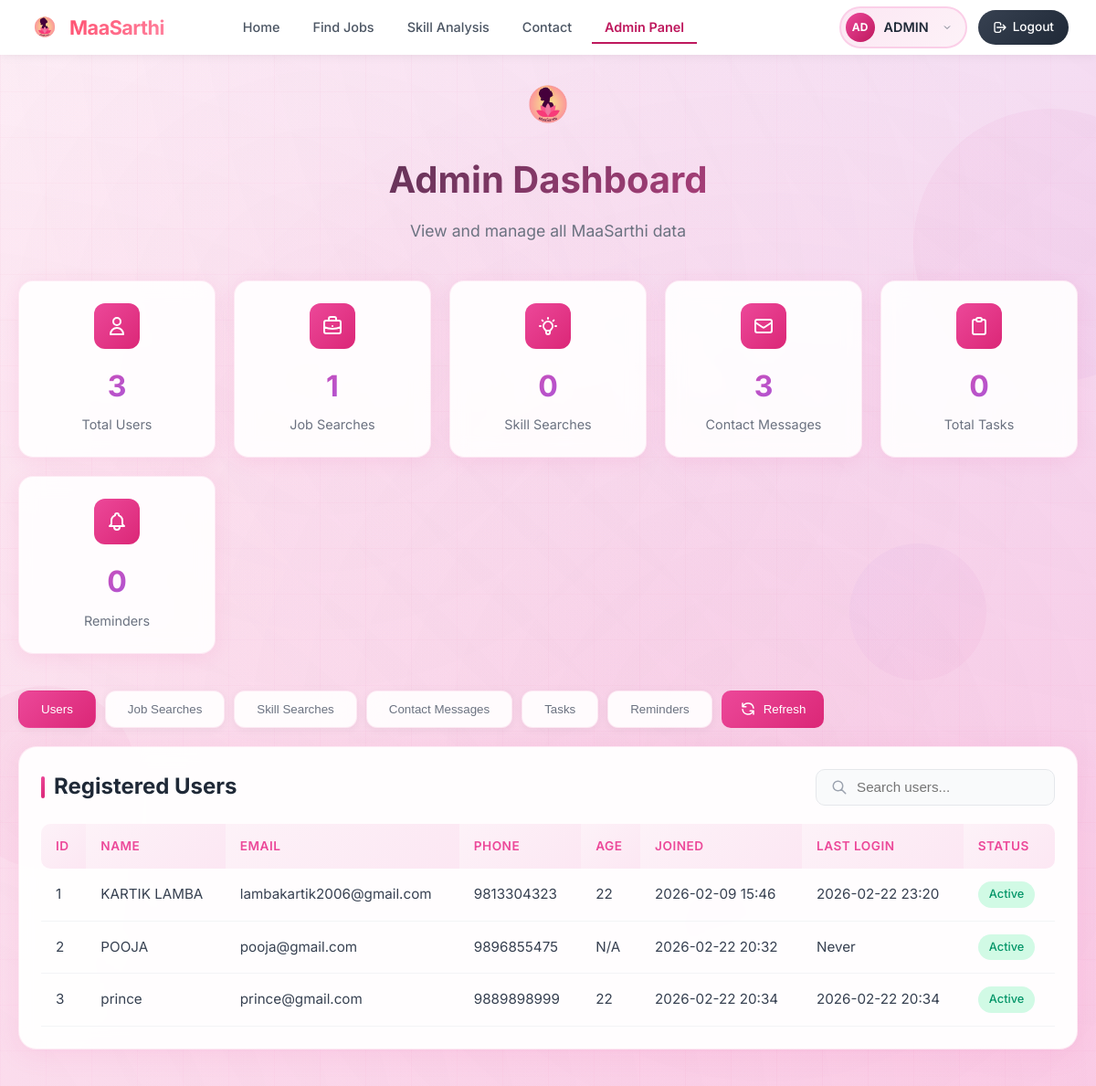
Page /admin (signed in) on the earlier database version.
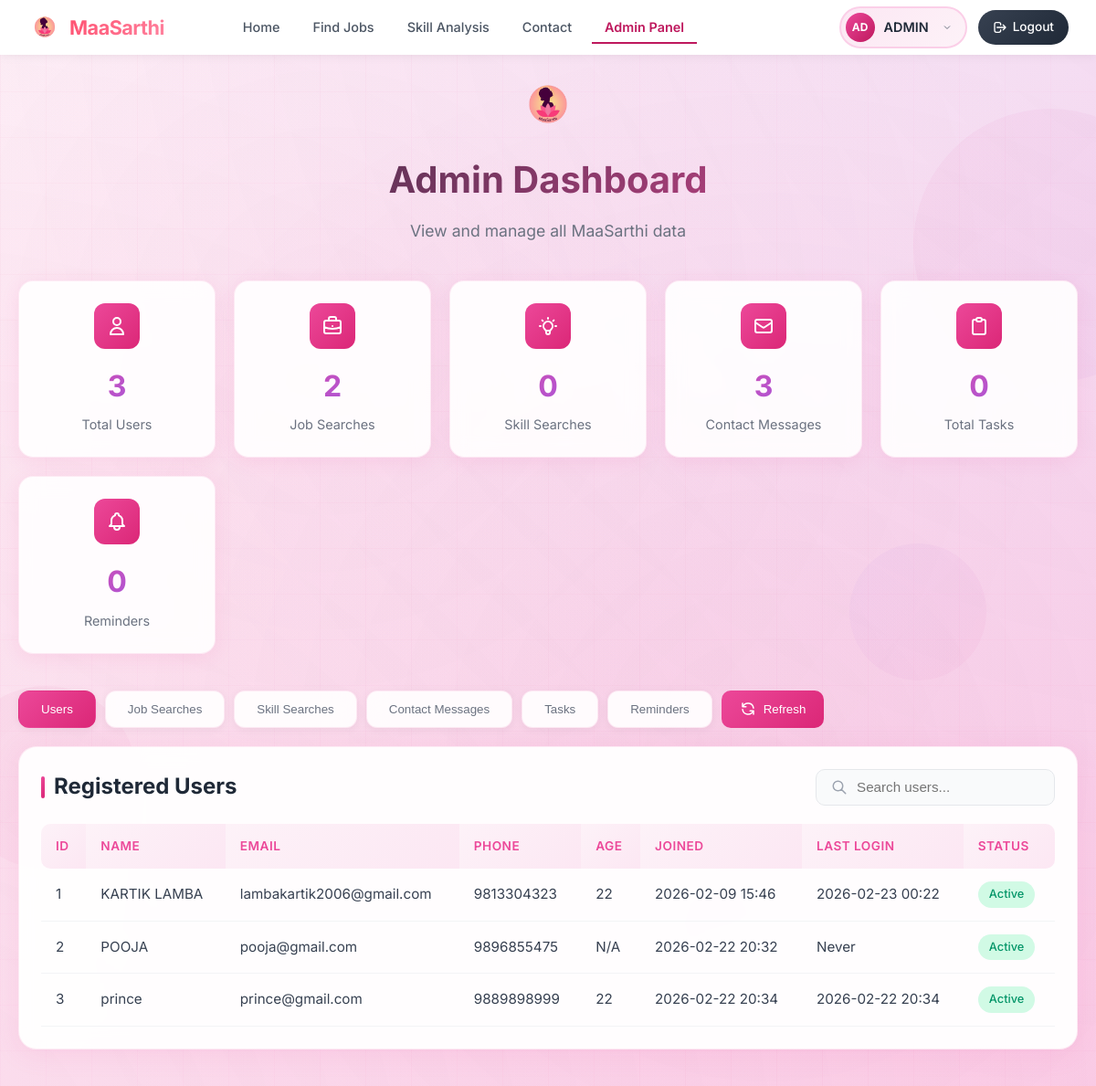
Same page on the later database version.
### app.py (models this page shows, shortened)
class User(db.Model):
    __tablename__ = 'users'
    id = db.Column(db.Integer, primary_key=True, autoincrement=True)
    name = db.Column(db.String(100), nullable=False)
    email = db.Column(db.String(254), unique=True, nullable=False, index=True)
    phone = db.Column(db.String(15), nullable=False)
    password_hash = db.Column(db.String(64), nullable=False)
    salt = db.Column(db.String(64), nullable=False)
    created_at = db.Column(db.DateTime, default=datetime.now)
    last_login = db.Column(db.DateTime, nullable=True)
    is_active = db.Column(db.Boolean, default=True)
    is_verified = db.Column(db.Boolean, default=False)
    tasks = db.relationship('Task', backref='user', lazy=True, cascade='all, delete-orphan')
    reminders = db.relationship('Reminder', backref='user', lazy=True, cascade='all, delete-orphan')

class UserProfile(db.Model):
    __tablename__ = 'user_profiles'
    id = db.Column(db.Integer, primary_key=True, autoincrement=True)
    user_id = db.Column(db.Integer, db.ForeignKey('users.id'), nullable=False, unique=True)
    age = db.Column(db.Integer, nullable=True)
    education = db.Column(db.String(100), nullable=True)
    location = db.Column(db.String(200), nullable=True)
    city_type = db.Column(db.String(50), nullable=True)  # Urban, Semi-Urban, Rural
    preferred_domain = db.Column(db.String(100), nullable=True)
    primary_skill = db.Column(db.String(100), nullable=True)
    work_mode_preference = db.Column(db.String(100), nullable=True)
    available_hours = db.Column(db.Integer, nullable=True)
    number_of_kids = db.Column(db.Integer, nullable=True)
    language_preference = db.Column(db.String(50), nullable=True)
    device_type = db.Column(db.String(50), nullable=True)
    bio = db.Column(db.Text, nullable=True)
    profile_completed = db.Column(db.Boolean, default=False)
    updated_at = db.Column(db.DateTime, default=datetime.now, onupdate=datetime.now)

### app.py (the view)
@app.route('/admin')
def admin_dashboard():
    if not session.get('is_admin'):
        flash('Please login as admin to access the dashboard.', 'error')
        return redirect(url_for('admin_login'))
    users = User.query.all()
    user_profiles = UserProfile.query.all()
    job_searches = JobSearchHistory.query.order_by(JobSearchHistory.created_at.desc()).all()
    skill_searches = SkillSearchHistory.query.order_by(SkillSearchHistory.created_at.desc()).all()
    contact_messages = ContactMessage.query.order_by(ContactMessage.created_at.desc()).all()
    tasks = Task.query.order_by(Task.created_at.desc()).all()
    reminders = Reminder.query.order_by(Reminder.created_at.desc()).all()
    profiles_dict = {p.user_id: p for p in user_profiles}
    stats = {
        'users': len(users),
        'job_searches': len(job_searches),
        'skill_searches': len(skill_searches),
        'messages': len(contact_messages),
        'tasks': len(tasks),
        'reminders': len(reminders)
    }
    return render_template('admin.html',
        users=users,
        profiles_dict=profiles_dict,
        job_searches=job_searches,
        skill_searches=skill_searches,
        contact_messages=contact_messages,
        tasks=tasks,
        reminders=reminders,
        stats=stats
    )

### app.py (called while the page is built)
@app.after_request
def add_security_headers(response):
    response.headers['X-Frame-Options'] = 'SAMEORIGIN'
    response.headers['X-Content-Type-Options'] = 'nosniff'
    response.headers['X-XSS-Protection'] = '1; mode=block'
    response.headers['Referrer-Policy'] = 'strict-origin-when-cross-origin'
    if request.endpoint in ['login', 'signup', 'dashboard']:
        response.headers['Cache-Control'] = 'no-store, no-cache, must-revalidate, max-age=0'
        response.headers['Pragma'] = 'no-cache'
        response.headers['Expires'] = '0'
    return response

@app.before_request
def check_session_validity():
    public_routes = ['login', 'signup', 'index', 'home', 'static', 'contact', 'set_language']
    if request.endpoint in public_routes:
        return
    if 'login_time' in session:
        login_time = datetime.fromisoformat(session['login_time'])
        if datetime.now() - login_time > timedelta(hours=24):
            session.clear()
            return redirect('/login?error=Session+expired.+Please+login+again.')

### templates/admin.html (shortened to what this page needs)
<!DOCTYPE html>
<html lang="en">
<head>
    <link rel="stylesheet" href="{{ url_for('static', filename='css/base.css') }}">
    <link rel="stylesheet" href="{{ url_for('static', filename='css/navbar.css') }}">
    <link rel="stylesheet" href="{{ url_for('static', filename='css/animations.css') }}">
</head>
<body>
    <div class="bg-texture"></div>
    <div class="floating-shapes">
        <div class="shape shape-1"></div>
        <div class="shape shape-3"></div>
    </div>
    <nav class="admin-navbar">
        <a href="{{ url_for('home') }}" class="logo">
            <img src="{{ url_for('static', filename='images/logo.png') }}" alt="MaaSarthi">
            <span class="logo-text">MaaSarthi</span>
        </a>
        <div class="nav-menu">
            <a href="{{ url_for('home') }}">Home</a>
            <a href="{{ url_for('jobs') }}">Find Jobs</a>
            <a href="{{ url_for('skills') }}">Skill Analysis</a>
            <a href="{{ url_for('contact') }}">Contact</a>
            <a href="{{ url_for('admin_dashboard') }}" class="active">Admin Panel</a>
        </div>
        <div class="nav-actions">
            <div class="admin-profile">
                <span class="admin-avatar">AD</span>
                <span class="admin-name">ADMIN</span>
                <svg class="dropdown-arrow" width="12" height="12" viewBox="0 0 24 24" fill="none" stroke="currentColor" stroke-width="2">
                    <polyline points="6 9 12 15 18 9"></polyline>
                </svg>
            </div>
            <a href="{{ url_for('admin_logout') }}" class="logout-btn">
                <svg xmlns="http://www.w3.org/2000/svg" fill="none" viewBox="0 0 24 24" stroke="currentColor" stroke-width="2" width="16" height="16">
                    <path stroke-linecap="round" stroke-linejoin="round" d="M17 16l4-4m0 0l-4-4m4 4H7m6 4v1a3 3 0 01-3 3H6a3 3 0 01-3-3V7a3 3 0 013-3h4a3 3 0 013 3v1" />
                </svg>
                Logout
            </a>
        </div>
    </nav>
    <div class="admin-container">
        <div class="admin-header">
            <div class="header-logo">
                <img src="{{ url_for('static', filename='images/logo.png') }}" alt="MaaSarthi Logo">
            </div>
            <h1>Admin Dashboard</h1>
            <p>View and manage all MaaSarthi data</p>
        </div>
        <div class="stats-grid">
            <div class="stat-card">
                <div class="stat-icon">
                    <svg xmlns="http://www.w3.org/2000/svg" fill="none" viewBox="0 0 24 24" stroke="white" stroke-width="2">
                        <path stroke-linecap="round" stroke-linejoin="round" d="M16 7a4 4 0 11-8 0 4 4 0 018 0zM12 14a7 7 0 00-7 7h14a7 7 0 00-7-7z" />
                    </svg>
                </div>
                <div class="stat-number">{{ stats.users }}</div>
                <div class="stat-label">Total Users</div>
            </div>
            <div class="stat-card">
                <div class="stat-icon">
                </div>
                <div class="stat-number">{{ stats.job_searches }}</div>
                <div class="stat-label">Job Searches</div>
            </div>
            <div class="stat-card">
                <div class="stat-icon">
                </div>
                <div class="stat-number">{{ stats.skill_searches }}</div>
                <div class="stat-label">Skill Searches</div>
            </div>
            <div class="stat-card">
                <div class="stat-icon">
                    <svg xmlns="http://www.w3.org/2000/svg" fill="none" viewBox="0 0 24 24" stroke="white" stroke-width="2">
                        <path stroke-linecap="round" stroke-linejoin="round" d="M3 8l7.89 5.26a2 2 0 002.22 0L21 8M5 19h14a2 2 0 002-2V7a2 2 0 00-2-2H5a2 2 0 00-2 2v10a2 2 0 002 2z" />
                    </svg>
                </div>
                <div class="stat-number">{{ stats.messages }}</div>
                <div class="stat-label">Contact Messages</div>
            </div>
            <div class="stat-card">
                <div class="stat-icon">
                    <svg xmlns="http://www.w3.org/2000/svg" fill="none" viewBox="0 0 24 24" stroke="white" stroke-width="2">
                        <path stroke-linecap="round" stroke-linejoin="round" d="M9 5H7a2 2 0 00-2 2v12a2 2 0 002 2h10a2 2 0 002-2V7a2 2 0 00-2-2h-2M9 5a2 2 0 002 2h2a2 2 0 002-2M9 5a2 2 0 012-2h2a2 2 0 012 2" />
                    </svg>
                </div>
                <div class="stat-number">{{ stats.tasks }}</div>
                <div class="stat-label">Total Tasks</div>
            </div>
            <div class="stat-card">
                <div class="stat-icon">
                </div>
                <div class="stat-number">{{ stats.reminders }}</div>
                <div class="stat-label">Reminders</div>
            </div>
        </div>
        <div class="tabs">
            <button class="tab-btn active" onclick="showTable('users')">Users</button>
            <button class="tab-btn" onclick="showTable('job-searches')">Job Searches</button>
            <button class="tab-btn" onclick="showTable('skill-searches')">Skill Searches</button>
            <button class="tab-btn" onclick="showTable('contacts')">Contact Messages</button>
            <button class="tab-btn" onclick="showTable('tasks')">Tasks</button>
            <button class="tab-btn" onclick="showTable('reminders')">Reminders</button>
            <button class="refresh-btn" onclick="location.reload()">
                <svg xmlns="http://www.w3.org/2000/svg" fill="none" viewBox="0 0 24 24" stroke="currentColor" stroke-width="2">
                    <path stroke-linecap="round" stroke-linejoin="round" d="M4 4v5h.582m15.356 2A8.001 8.001 0 004.582 9m0 0H9m11 11v-5h-.581m0 0a8.003 8.003 0 01-15.357-2m15.357 2H15" />
                </svg>
                Refresh
            </button>
        </div>
        <div id="users" class="table-container active">
            <div class="table-header">
                <h2>Registered Users</h2>
                <div class="search-box">
                    <svg xmlns="http://www.w3.org/2000/svg" fill="none" viewBox="0 0 24 24" stroke="currentColor" stroke-width="2">
                        <path stroke-linecap="round" stroke-linejoin="round" d="M21 21l-6-6m2-5a7 7 0 11-14 0 7 7 0 0114 0z" />
                    </svg>
                    <input type="text" placeholder="Search users..." onkeyup="filterTable(this, 'users-table')">
                </div>
            </div>
            {% if users %}
            <table id="users-table">
                <thead>
                    <tr>
                        <th>ID</th>
                        <th>Name</th>
                        <th>Email</th>
                        <th>Phone</th>
                        <th>Age</th>
                        <th>Joined</th>
                        <th>Last Login</th>
                        <th>Status</th>
                    </tr>
                </thead>
                <tbody>
                    {% for user in users %}
                    <tr>
                        <td>{{ user.id }}</td>
                        <td>{{ user.name }}</td>
                        <td>{{ user.email }}</td>
                        <td>{{ user.phone or 'N/A' }}</td>
                        <td>{{ profiles_dict[user.id].age if profiles_dict.get(user.id) else 'N/A' }}</td>
                        <td>{{ user.created_at.strftime('%Y-%m-%d %H:%M') if user.created_at else 'N/A' }}</td>
                        <td>{{ user.last_login.strftime('%Y-%m-%d %H:%M') if user.last_login else 'Never' }}</td>
                        <td>
                            {% if user.is_active %}
                            <span class="badge badge-success">Active</span>
                            {% else %}
                            <span class="badge badge-warning">Inactive</span>
                            {% endif %}
                        </td>
                    </tr>
                    {% endfor %}
                </tbody>
            </table>
            {% endif %}
        </div>
    </div>
</body>
</html>

### static/css/base.css (style rules this page uses)
* { margin: 0; padding: 0; box-sizing: border-box; }
:root { --primary-pink: #ff4d6d; --primary-pink-dark: #e63956; --primary-pink-light: #ff7a93; --secondary-pink: #ff85a1; --accent-pink: #ffb3c1; --soft-pink: #ffc2d1; --pale-pink: #ffe5ec; --bg-dark: #1a0a0e; --bg-card: #2d1417; --bg-light: #fff5f7; --bg-white: #ffffff; --text-primary: #1a0a0e; --text-secondary: #5a3f47; --text-light: #8a6d75; --text-white: #ffffff; --border-color: #ffd4dc; --shadow-sm: 0 2px 8px rgba(255, 77, 109, 0.1); --shadow-md: 0 4px 15px rgba(255, 77, 109, 0.15); --shadow-lg: 0 10px 30px rgba(255, 77, 109, 0.2); --shadow-xl: 0 20px 50px rgba(255, 77, 109, 0.25); --gradient-primary: linear-gradient(135deg, #ff4d6d 0%, #ff85a1 100%); --gradient-soft: linear-gradient(135deg, #ff85a1 0%, #ffb3c1 100%); --gradient-overlay: linear-gradient(135deg, rgba(255, 77, 109, 0.1) 0%, rgba(255, 181, 193, 0.1) 100%); --container-width: 1200px; --section-padding: 5rem; }
body { font-family: -apple-system, BlinkMacSystemFont, 'Segoe UI', Roboto, Oxygen, Ubuntu, Cantarell, 'Helvetica Neue', sans-serif; line-height: 1.6; color: var(--text-primary); background: var(--bg-light); overflow-x: hidden; }

### static/css/navbar.css (style rules this page uses)
.logo { display: flex; align-items: center; gap: 0.75rem; font-size: 1.5rem; font-weight: 800; cursor: pointer; transition: transform 0.3s; margin-right: 2rem; flex-shrink: 0; }
.logo-text { background: var(--gradient-primary); -webkit-background-clip: text; -webkit-text-fill-color: transparent; background-clip: text; letter-spacing: -0.5px; }
.dropdown-arrow { color: #6b7280; transition: transform 0.3s ease; }

### static/css/animations.css (style rules this page uses)
:root { --animation-duration: 0.6s; --animation-delay: 0.1s; --animation-easing: cubic-bezier(0.4, 0, 0.2, 1); }
.btn, button { position: relative; overflow: hidden; transition: all 0.3s var(--animation-easing); }
.dashboard-card, .stat-card, .activity-card, .progress-card { transition: all 0.4s var(--animation-easing); }
.navbar-brand, .logo { transition: all 0.3s var(--animation-easing); }

Differences in the rows shown:
changed User "KARTIK LAMBA": last_login "2026-02-22 23:20" → "2026-02-23 00:22"
Other differences:
{{ stats.job_searches }}: "1" → "2"
